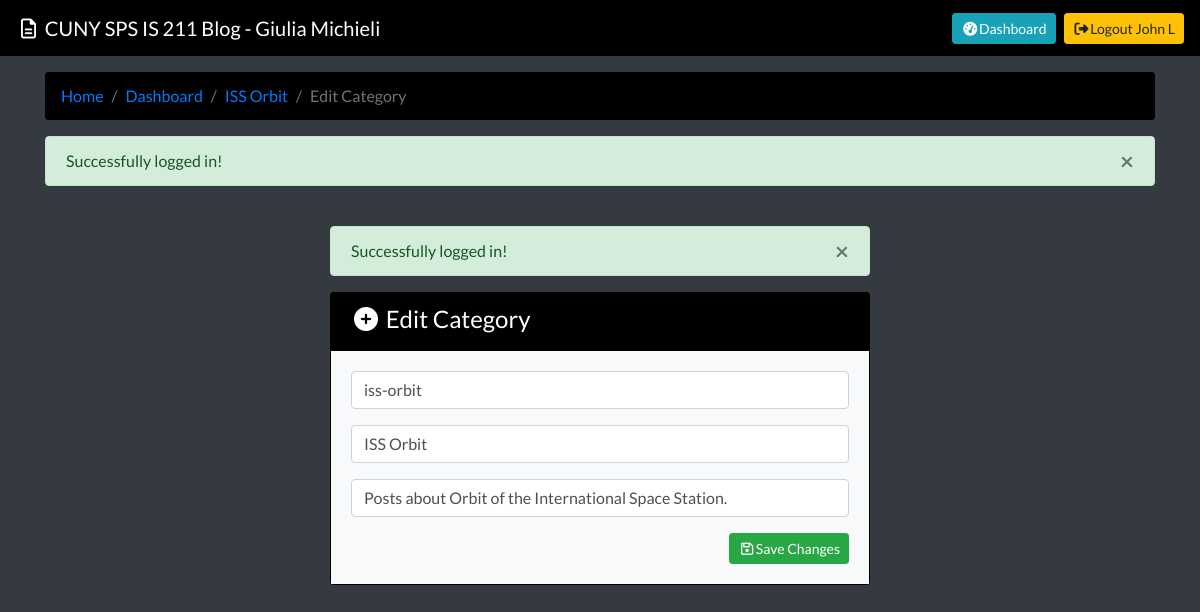
/category/1/edit (signed in), run on the app's committed database.
### tables this page shows
CREATE TABLE categories (
    id INTEGER PRIMARY KEY AUTOINCREMENT,
    category_name TEXT NOT NULL,
    category_display_name TEXT NOT NULL,
    category_description TEXT NULL
);

### app.py (the view)
@app.route('/category/<id>/edit')
def get_edit_category(id):
    if not check_auth():
        return redirect("/login")
    category = query("select * from categories where id = ? or category_name = ?", (id, id), True)
    if not category:
        abort(404)
    breadcrumbs = [
        {"title": "Home", "url": "/"},
        {"title": "Dashboard", "url": "/dashboard"},
        {"title": category["category_display_name"], "url": "/category/"+category['category_name']},
        {"title": "Edit Category", "url": "/category/{}/edit".format(category['category_name'])}
    ]
    return render_template("admin/edit/edit_category.html",
                           breadcrumbs=breadcrumbs,
                           category=category,
                           errors=session.pop("errors", None),
                           alert=session.pop("alert", None)
                           )

### app.py (called while the page is built)
def check_auth():
    if "auth" in session:
        return True
    return False

### db.py (called while the page is built)
def make_dicts(cursor, row):
    return dict((cursor.description[idx][0], value)for idx, value in enumerate(row))

def get_db():
    db = getattr(g, '_database', None)
    if db is None:
        db = g._database = sqlite3.connect(DATABASE, detect_types=sqlite3.PARSE_DECLTYPES)
        db.row_factory = make_dicts
    return db

def query(query, args=(), one=False):
    cur = get_db().execute(query, args)
    rv = cur.fetchall()
    cur.close()
    return (rv[0] if rv else None) if one else rv

def close_connection(exception):
    db = getattr(g, '_database', None)
    if db is not None:
        db.close()

### templates/admin/edit/edit_category.html (shortened to what this page needs)
{% extends "layout/base.html" %}
{% block auth_links %}
    {% block login_link %}{{ super() }}{% endblock login_link %}
{% endblock auth_links %}
{% block page_content %}
<div class="row">
    <div class="col-lg-6 col-md-8 col-sm-10 col-xs-12 mt-2 mb-2 mx-auto">
        {% if alert %}
        <div class="alert alert-{{ alert.level }} alert-dismissable fade show sticky-top mt-3" style="z-index: 10000;" role="alert">
            {{ alert.message }}
            <button type="button" class="close" data-dismiss="alert" aria-label="Close">
                <span aria-hidden="true">&times;</span>
            </button>
        </div>
        {% endif %}
        <div class="card text-white" style="background-color: #000;">
            <div class="card-header sticky-top" style="background-color: #000;">
                <h4 class="mb-1"><i class="fa fa-fw fa-plus-circle"></i>&nbsp;Edit Category</h4>
            </div>
            <div class="card-body bg-light">
                <form action="/category/{{ category.category_name }}/edit" method="POST">
                    <div class="form-group">
                        <input type="text" class="form-control{{ " is-invalid" if errors and errors.messages.category_name }}" name="category_name" placeholder="Category name (must be unique)" required value="{{ errors.input.category_name if errors else category.category_name }}" title="Enter a unique category name" />
                    </div>
                    <div class="form-group">
                        <input type="text" class="form-control{{ " is-invalid" if errors and errors.messages.category_display_name }}" name="category_display_name" placeholder="Category display name" required value="{{ errors.input.category_display_name if errors else category.category_display_name }}" title="Enter the category display name" />
                    </div>
                    <div class="form-group">
                        <input type="text" class="form-control{{ " is-invalid" if errors and errors.messages.category_description }}" name="category_description" placeholder="Category description" required value="{{ errors.input.category_description if errors else category.category_description }}" title="Enter a description of the category" />
                    </div>
                    <button class="btn btn-sm btn-success float-right" type="submit" name="submit"><i class="fa fa-fw fa-save"></i>Save Changes</button>
                </form>
            </div>
        </div>
    </div>
</div>
{% endblock %}

### templates/layout/base.html (shortened to what this page needs)
<!DOCTYPE html>
<html lang="en">
<head>
    <link rel="stylesheet" href="//stackpath.bootstrapcdn.com/bootstrap/4.3.1/css/bootstrap.min.css">
</head>
<body class="bg-dark">
    <nav class="navbar navbar-dark" style="background: #000;">
        <a class="navbar-brand" href="/"><i class="fa fa-fw fa-file-text-o"></i>&nbsp;CUNY SPS IS 211 Blog - Giulia Michieli</a>
        <div class="float-right">
            {% block auth_links %}
            {% block login_link %}
            {% if "auth" in session %}
            <a class="btn btn-sm btn-info" href="/dashboard"><i class="fa fa-fw fa-dashboard"></i>Dashboard</a>
            <a class="float-right btn btn-sm btn-warning" href="/logout"><i class="fa fa-fw fa-sign-out"></i>Logout {{ session["auth"]["first_name"]  }} {{ session["auth"]["last_name"] }}</a>
            {% else %}
            <a class="float-right btn btn-sm btn-warning" href="/login"><i class="fa fa-fw fa-sign-in"></i>Login</a>
            {% endif %}
            {% endblock login_link %}
            {% endblock auth_links %}
        </div>
    </nav>
    <div class="container">
        {% if breadcrumbs and breadcrumbs|length > 0 %}
        <nav aria-label="breadcrumb" class="my-3">
            <ol class="breadcrumb text-light" style="background: #000;">
                {% for crumb in breadcrumbs %}
                {% if loop.last %}
                <li class="breadcrumb-item active" aria-current="page">{{ crumb.title }}</li>
                {% else %}
                <li class="breadcrumb-item"><a href="{{ crumb.url }}">{{ crumb.title }}</a></li>
                {% endif %}
                {% endfor %}
            </ol>
        </nav>
        {% endif %}
        {% if alert %}
        <div class="alert alert-{{ alert.level }} alert-dismissable fade show sticky-top" style="z-index: 10000;" role="alert">
            {{ alert.message }}
            <button type="button" class="close" data-dismiss="alert" aria-label="Close">
                <span aria-hidden="true">&times;</span>
            </button>
        </div>
        {% endif %}
        {% block page_content %}{% endblock %}
    </div>
</body>
</html>

### templates/layout/base.html (style rules this page uses)
body { font-family: 'Lato', sans-serif; }

### data on the page
categories: title "ISS Orbit", category_name "iss-orbit", category_display_name "ISS Orbit", category_description "Posts about Orbit of the International Space Station."

### other printed values
{{ session["auth"]["first_name"] }} "John"
{{ session["auth"]["last_name"] }} "L"
{{ crumb.title }} "Home" "Dashboard"
{{ crumb.title }} "Edit Category"
{{ alert.message }} "Successfully logged in!"
